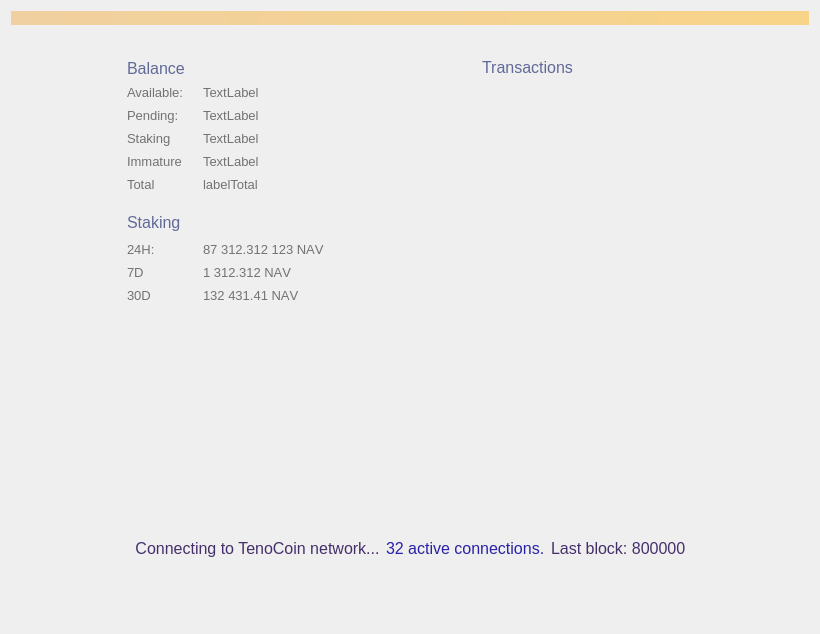
<?xml version="1.0" encoding="UTF-8"?>
<ui version="4.0">
 <class>OverviewPage</class>
 <widget class="QWidget" name="OverviewPage">
  <property name="geometry">
   <rect>
    <x>0</x>
    <y>0</y>
    <width>820</width>
    <height>634</height>
   </rect>
  </property>
  <property name="sizePolicy">
   <sizepolicy hsizetype="MinimumExpanding" vsizetype="MinimumExpanding">
    <horstretch>0</horstretch>
    <verstretch>0</verstretch>
   </sizepolicy>
  </property>
  <property name="maximumSize">
   <size>
    <width>16777215</width>
    <height>16777215</height>
   </size>
  </property>
  <property name="windowTitle">
   <string>Form</string>
  </property>
  <property name="styleSheet">
   <string notr="true"/>
  </property>
  <layout class="QVBoxLayout" name="topLayout">
   <item>
    <widget class="QLabel" name="labelAlerts">
     <property name="visible">
      <bool>false</bool>
     </property>
     <property name="styleSheet">
      <string notr="true">background-color: qlineargradient(x1: 0, y1: 0, x2: 1, y2: 0, stop:0 #F0D0A0, stop:1 #F8D488); color:#000000;</string>
     </property>
     <property name="wordWrap">
      <bool>true</bool>
     </property>
     <property name="margin">
      <number>3</number>
     </property>
    </widget>
   </item>
   <item>
    <spacer name="verticalSpacer">
     <property name="orientation">
      <enum>Qt::Vertical</enum>
     </property>
     <property name="sizeType">
      <enum>QSizePolicy::Fixed</enum>
     </property>
     <property name="sizeHint" stdset="0">
      <size>
       <width>20</width>
       <height>20</height>
      </size>
     </property>
    </spacer>
   </item>
   <item>
    <layout class="QHBoxLayout" name="horizontalLayout_2">
     <property name="sizeConstraint">
      <enum>QLayout::SetMinimumSize</enum>
     </property>
     <item>
      <spacer name="horizontalSpacer">
       <property name="orientation">
        <enum>Qt::Horizontal</enum>
       </property>
       <property name="sizeType">
        <enum>QSizePolicy::Fixed</enum>
       </property>
       <property name="sizeHint" stdset="0">
        <size>
         <width>100</width>
         <height>20</height>
        </size>
       </property>
      </spacer>
     </item>
     <item>
      <layout class="QVBoxLayout" name="verticalLayout_2">
       <property name="sizeConstraint">
        <enum>QLayout::SetNoConstraint</enum>
       </property>
       <property name="leftMargin">
        <number>16</number>
       </property>
       <property name="topMargin">
        <number>7</number>
       </property>
       <property name="rightMargin">
        <number>16</number>
       </property>
       <property name="bottomMargin">
        <number>16</number>
       </property>
       <item>
        <layout class="QHBoxLayout" name="horizontalLayout_3">
         <property name="spacing">
          <number>0</number>
         </property>
         <item>
          <widget class="QLabel" name="label_4">
           <property name="sizePolicy">
            <sizepolicy hsizetype="Minimum" vsizetype="Preferred">
             <horstretch>0</horstretch>
             <verstretch>0</verstretch>
            </sizepolicy>
           </property>
           <property name="font">
            <font>
             <pointsize>-1</pointsize>
            </font>
           </property>
           <property name="styleSheet">
            <string notr="true">color: #616998; text-transform: uppercase; font-size: 16px</string>
           </property>
           <property name="text">
            <string>Balance</string>
           </property>
          </widget>
         </item>
         <item>
          <spacer name="horizontalSpacer_11">
           <property name="orientation">
            <enum>Qt::Horizontal</enum>
           </property>
           <property name="sizeType">
            <enum>QSizePolicy::Maximum</enum>
           </property>
           <property name="sizeHint" stdset="0">
            <size>
             <width>10</width>
             <height>20</height>
            </size>
           </property>
          </spacer>
         </item>
         <item>
          <widget class="QPushButton" name="labelWalletStatus">
           <property name="maximumSize">
            <size>
             <width>22</width>
             <height>22</height>
            </size>
           </property>
           <property name="baseSize">
            <size>
             <width>22</width>
             <height>22</height>
            </size>
           </property>
           <property name="styleSheet">
            <string notr="true">border: 0</string>
           </property>
           <property name="text">
            <string/>
           </property>
           <property name="flat">
            <bool>true</bool>
           </property>
          </widget>
         </item>
         <item>
          <spacer name="horizontalSpacer_10">
           <property name="orientation">
            <enum>Qt::Horizontal</enum>
           </property>
           <property name="sizeHint" stdset="0">
            <size>
             <width>40</width>
             <height>20</height>
            </size>
           </property>
          </spacer>
         </item>
        </layout>
       </item>
       <item>
        <layout class="QHBoxLayout" name="horizontalLayout_4">
         <item>
          <layout class="QFormLayout" name="formLayout">
           <property name="sizeConstraint">
            <enum>QLayout::SetNoConstraint</enum>
           </property>
           <property name="labelAlignment">
            <set>Qt::AlignLeading|Qt::AlignLeft|Qt::AlignVCenter</set>
           </property>
           <property name="verticalSpacing">
            <number>-1</number>
           </property>
           <item row="0" column="0">
            <widget class="QLabel" name="label_5">
             <property name="sizePolicy">
              <sizepolicy hsizetype="Minimum" vsizetype="Preferred">
               <horstretch>0</horstretch>
               <verstretch>0</verstretch>
              </sizepolicy>
             </property>
             <property name="minimumSize">
              <size>
               <width>70</width>
               <height>17</height>
              </size>
             </property>
             <property name="maximumSize">
              <size>
               <width>70</width>
               <height>17</height>
              </size>
             </property>
             <property name="font">
              <font>
               <pointsize>10</pointsize>
               <weight>50</weight>
               <bold>false</bold>
               <stylestrategy>PreferAntialias</stylestrategy>
              </font>
             </property>
             <property name="styleSheet">
              <string notr="true">color: #727272</string>
             </property>
             <property name="text">
              <string>Available:</string>
             </property>
             <property name="alignment">
              <set>Qt::AlignLeading|Qt::AlignLeft|Qt::AlignVCenter</set>
             </property>
            </widget>
           </item>
           <item row="0" column="1">
            <widget class="QLabel" name="labelBalance">
             <property name="font">
              <font>
               <pointsize>10</pointsize>
               <weight>50</weight>
               <bold>false</bold>
               <stylestrategy>PreferAntialias</stylestrategy>
              </font>
             </property>
             <property name="styleSheet">
              <string notr="true">color: #727272</string>
             </property>
             <property name="text">
              <string>TextLabel</string>
             </property>
             <property name="alignment">
              <set>Qt::AlignLeading|Qt::AlignLeft|Qt::AlignVCenter</set>
             </property>
            </widget>
           </item>
           <item row="1" column="0">
            <widget class="QLabel" name="label_7">
             <property name="sizePolicy">
              <sizepolicy hsizetype="Minimum" vsizetype="Preferred">
               <horstretch>0</horstretch>
               <verstretch>0</verstretch>
              </sizepolicy>
             </property>
             <property name="minimumSize">
              <size>
               <width>70</width>
               <height>17</height>
              </size>
             </property>
             <property name="maximumSize">
              <size>
               <width>70</width>
               <height>17</height>
              </size>
             </property>
             <property name="font">
              <font>
               <pointsize>10</pointsize>
               <weight>50</weight>
               <bold>false</bold>
               <stylestrategy>PreferAntialias</stylestrategy>
              </font>
             </property>
             <property name="styleSheet">
              <string notr="true">color: #727272</string>
             </property>
             <property name="text">
              <string>Pending:</string>
             </property>
             <property name="alignment">
              <set>Qt::AlignLeading|Qt::AlignLeft|Qt::AlignVCenter</set>
             </property>
            </widget>
           </item>
           <item row="1" column="1">
            <widget class="QLabel" name="labelUnconfirmed">
             <property name="font">
              <font>
               <pointsize>10</pointsize>
               <weight>50</weight>
               <bold>false</bold>
               <stylestrategy>PreferAntialias</stylestrategy>
              </font>
             </property>
             <property name="styleSheet">
              <string notr="true">color: #727272</string>
             </property>
             <property name="text">
              <string>TextLabel</string>
             </property>
             <property name="alignment">
              <set>Qt::AlignLeading|Qt::AlignLeft|Qt::AlignVCenter</set>
             </property>
            </widget>
           </item>
           <item row="3" column="0">
            <widget class="QLabel" name="labelImmatureText">
             <property name="sizePolicy">
              <sizepolicy hsizetype="Minimum" vsizetype="Preferred">
               <horstretch>0</horstretch>
               <verstretch>0</verstretch>
              </sizepolicy>
             </property>
             <property name="minimumSize">
              <size>
               <width>70</width>
               <height>17</height>
              </size>
             </property>
             <property name="maximumSize">
              <size>
               <width>70</width>
               <height>17</height>
              </size>
             </property>
             <property name="font">
              <font>
               <pointsize>10</pointsize>
               <weight>50</weight>
               <bold>false</bold>
               <stylestrategy>PreferAntialias</stylestrategy>
              </font>
             </property>
             <property name="styleSheet">
              <string notr="true">color: #727272</string>
             </property>
             <property name="text">
              <string>Immature</string>
             </property>
             <property name="alignment">
              <set>Qt::AlignLeading|Qt::AlignLeft|Qt::AlignVCenter</set>
             </property>
            </widget>
           </item>
           <item row="3" column="1">
            <widget class="QLabel" name="labelImmature">
             <property name="font">
              <font>
               <pointsize>10</pointsize>
               <weight>50</weight>
               <bold>false</bold>
               <stylestrategy>PreferAntialias</stylestrategy>
              </font>
             </property>
             <property name="styleSheet">
              <string notr="true">color: #727272</string>
             </property>
             <property name="text">
              <string>TextLabel</string>
             </property>
             <property name="alignment">
              <set>Qt::AlignLeading|Qt::AlignLeft|Qt::AlignVCenter</set>
             </property>
            </widget>
           </item>
           <item row="4" column="0">
            <widget class="QLabel" name="label_8">
             <property name="sizePolicy">
              <sizepolicy hsizetype="Minimum" vsizetype="Preferred">
               <horstretch>0</horstretch>
               <verstretch>0</verstretch>
              </sizepolicy>
             </property>
             <property name="minimumSize">
              <size>
               <width>70</width>
               <height>17</height>
              </size>
             </property>
             <property name="maximumSize">
              <size>
               <width>70</width>
               <height>17</height>
              </size>
             </property>
             <property name="font">
              <font>
               <pointsize>10</pointsize>
               <weight>50</weight>
               <bold>false</bold>
               <stylestrategy>PreferAntialias</stylestrategy>
              </font>
             </property>
             <property name="styleSheet">
              <string notr="true">color: #727272</string>
             </property>
             <property name="text">
              <string>Total</string>
             </property>
             <property name="alignment">
              <set>Qt::AlignLeading|Qt::AlignLeft|Qt::AlignVCenter</set>
             </property>
            </widget>
           </item>
           <item row="4" column="1">
            <widget class="QLabel" name="labelTotal">
             <property name="font">
              <font>
               <pointsize>10</pointsize>
               <weight>50</weight>
               <bold>false</bold>
               <stylestrategy>PreferAntialias</stylestrategy>
              </font>
             </property>
             <property name="styleSheet">
              <string notr="true">color: #727272</string>
             </property>
             <property name="text">
              <string>labelTotal</string>
             </property>
             <property name="alignment">
              <set>Qt::AlignLeading|Qt::AlignLeft|Qt::AlignVCenter</set>
             </property>
            </widget>
           </item>
           <item row="2" column="1">
            <widget class="QLabel" name="labelStaking">
             <property name="font">
              <font>
               <pointsize>10</pointsize>
               <weight>50</weight>
               <bold>false</bold>
               <stylestrategy>PreferAntialias</stylestrategy>
              </font>
             </property>
             <property name="styleSheet">
              <string notr="true">color: #727272</string>
             </property>
             <property name="text">
              <string>TextLabel</string>
             </property>
             <property name="alignment">
              <set>Qt::AlignLeading|Qt::AlignLeft|Qt::AlignVCenter</set>
             </property>
            </widget>
           </item>
           <item row="2" column="0">
            <widget class="QLabel" name="labelStakingText">
             <property name="sizePolicy">
              <sizepolicy hsizetype="Minimum" vsizetype="Preferred">
               <horstretch>0</horstretch>
               <verstretch>0</verstretch>
              </sizepolicy>
             </property>
             <property name="minimumSize">
              <size>
               <width>70</width>
               <height>17</height>
              </size>
             </property>
             <property name="maximumSize">
              <size>
               <width>70</width>
               <height>17</height>
              </size>
             </property>
             <property name="font">
              <font>
               <pointsize>10</pointsize>
               <weight>50</weight>
               <bold>false</bold>
               <stylestrategy>PreferAntialias</stylestrategy>
              </font>
             </property>
             <property name="styleSheet">
              <string notr="true">color: #727272</string>
             </property>
             <property name="text">
              <string>Staking</string>
             </property>
             <property name="alignment">
              <set>Qt::AlignLeading|Qt::AlignLeft|Qt::AlignVCenter</set>
             </property>
            </widget>
           </item>
          </layout>
         </item>
         <item>
          <spacer name="horizontalSpacer_4">
           <property name="orientation">
            <enum>Qt::Horizontal</enum>
           </property>
           <property name="sizeHint" stdset="0">
            <size>
             <width>40</width>
             <height>20</height>
            </size>
           </property>
          </spacer>
         </item>
        </layout>
       </item>
       <item>
        <spacer name="verticalSpacer_5">
         <property name="orientation">
          <enum>Qt::Vertical</enum>
         </property>
         <property name="sizeType">
          <enum>QSizePolicy::Maximum</enum>
         </property>
         <property name="sizeHint" stdset="0">
          <size>
           <width>20</width>
           <height>10</height>
          </size>
         </property>
        </spacer>
       </item>
       <item>
        <layout class="QHBoxLayout" name="horizontalLayout_7">
         <property name="spacing">
          <number>0</number>
         </property>
         <item>
          <widget class="QLabel" name="label_11">
           <property name="font">
            <font>
             <pointsize>-1</pointsize>
            </font>
           </property>
           <property name="styleSheet">
            <string notr="true">color: #616998; text-transform: uppercase; font-size: 16px</string>
           </property>
           <property name="text">
            <string>Staking</string>
           </property>
           <property name="alignment">
            <set>Qt::AlignLeading|Qt::AlignLeft|Qt::AlignVCenter</set>
           </property>
          </widget>
         </item>
         <item>
          <spacer name="horizontalSpacer_8">
           <property name="orientation">
            <enum>Qt::Horizontal</enum>
           </property>
           <property name="sizeType">
            <enum>QSizePolicy::Maximum</enum>
           </property>
           <property name="sizeHint" stdset="0">
            <size>
             <width>10</width>
             <height>20</height>
            </size>
           </property>
          </spacer>
         </item>
         <item>
          <widget class="QPushButton" name="unlockStakingButton">
           <property name="minimumSize">
            <size>
             <width>26</width>
             <height>26</height>
            </size>
           </property>
           <property name="maximumSize">
            <size>
             <width>26</width>
             <height>26</height>
            </size>
           </property>
           <property name="styleSheet">
            <string notr="true">border: 0</string>
           </property>
           <property name="text">
            <string/>
           </property>
          </widget>
         </item>
         <item>
          <spacer name="horizontalSpacer_9">
           <property name="orientation">
            <enum>Qt::Horizontal</enum>
           </property>
           <property name="sizeHint" stdset="0">
            <size>
             <width>40</width>
             <height>20</height>
            </size>
           </property>
          </spacer>
         </item>
        </layout>
       </item>
       <item>
        <layout class="QHBoxLayout" name="horizontalLayout_6">
         <item>
          <layout class="QFormLayout" name="formLayout_2">
           <property name="labelAlignment">
            <set>Qt::AlignLeading|Qt::AlignLeft|Qt::AlignVCenter</set>
           </property>
           <item row="1" column="0">
            <widget class="QLabel" name="label_10">
             <property name="sizePolicy">
              <sizepolicy hsizetype="Minimum" vsizetype="Preferred">
               <horstretch>0</horstretch>
               <verstretch>0</verstretch>
              </sizepolicy>
             </property>
             <property name="minimumSize">
              <size>
               <width>70</width>
               <height>17</height>
              </size>
             </property>
             <property name="maximumSize">
              <size>
               <width>70</width>
               <height>17</height>
              </size>
             </property>
             <property name="font">
              <font>
               <pointsize>10</pointsize>
               <weight>50</weight>
               <bold>false</bold>
               <stylestrategy>PreferAntialias</stylestrategy>
              </font>
             </property>
             <property name="styleSheet">
              <string notr="true">color: #727272</string>
             </property>
             <property name="text">
              <string>24H:</string>
             </property>
             <property name="alignment">
              <set>Qt::AlignLeading|Qt::AlignLeft|Qt::AlignVCenter</set>
             </property>
            </widget>
           </item>
           <item row="1" column="1">
            <widget class="QLabel" name="label24hStakingStats">
             <property name="font">
              <font>
               <pointsize>10</pointsize>
               <weight>50</weight>
               <bold>false</bold>
               <stylestrategy>PreferAntialias</stylestrategy>
               <kerning>false</kerning>
              </font>
             </property>
             <property name="styleSheet">
              <string notr="true">color: #727272</string>
             </property>
             <property name="text">
              <string>87 312.312 123 NAV</string>
             </property>
             <property name="alignment">
              <set>Qt::AlignLeading|Qt::AlignLeft|Qt::AlignVCenter</set>
             </property>
            </widget>
           </item>
           <item row="2" column="0">
            <widget class="QLabel" name="label_13">
             <property name="sizePolicy">
              <sizepolicy hsizetype="Minimum" vsizetype="Preferred">
               <horstretch>0</horstretch>
               <verstretch>0</verstretch>
              </sizepolicy>
             </property>
             <property name="minimumSize">
              <size>
               <width>70</width>
               <height>17</height>
              </size>
             </property>
             <property name="maximumSize">
              <size>
               <width>70</width>
               <height>17</height>
              </size>
             </property>
             <property name="font">
              <font>
               <pointsize>10</pointsize>
               <weight>50</weight>
               <bold>false</bold>
               <stylestrategy>PreferAntialias</stylestrategy>
               <kerning>false</kerning>
              </font>
             </property>
             <property name="styleSheet">
              <string notr="true">color: #727272</string>
             </property>
             <property name="text">
              <string>7D</string>
             </property>
             <property name="alignment">
              <set>Qt::AlignLeading|Qt::AlignLeft|Qt::AlignVCenter</set>
             </property>
            </widget>
           </item>
           <item row="2" column="1">
            <widget class="QLabel" name="label7dStakingStats">
             <property name="font">
              <font>
               <pointsize>10</pointsize>
               <weight>50</weight>
               <bold>false</bold>
               <stylestrategy>PreferAntialias</stylestrategy>
               <kerning>false</kerning>
              </font>
             </property>
             <property name="styleSheet">
              <string notr="true">color: #727272</string>
             </property>
             <property name="text">
              <string>1 312.312 NAV</string>
             </property>
             <property name="alignment">
              <set>Qt::AlignLeading|Qt::AlignLeft|Qt::AlignVCenter</set>
             </property>
            </widget>
           </item>
           <item row="3" column="0">
            <widget class="QLabel" name="label_14">
             <property name="sizePolicy">
              <sizepolicy hsizetype="Minimum" vsizetype="Preferred">
               <horstretch>0</horstretch>
               <verstretch>0</verstretch>
              </sizepolicy>
             </property>
             <property name="minimumSize">
              <size>
               <width>70</width>
               <height>17</height>
              </size>
             </property>
             <property name="maximumSize">
              <size>
               <width>70</width>
               <height>17</height>
              </size>
             </property>
             <property name="font">
              <font>
               <pointsize>10</pointsize>
               <weight>50</weight>
               <bold>false</bold>
               <stylestrategy>PreferAntialias</stylestrategy>
               <kerning>false</kerning>
              </font>
             </property>
             <property name="styleSheet">
              <string notr="true">color: #727272</string>
             </property>
             <property name="text">
              <string>30D</string>
             </property>
             <property name="alignment">
              <set>Qt::AlignLeading|Qt::AlignLeft|Qt::AlignVCenter</set>
             </property>
            </widget>
           </item>
           <item row="3" column="1">
            <widget class="QLabel" name="label30dStakingStats">
             <property name="font">
              <font>
               <pointsize>10</pointsize>
               <weight>50</weight>
               <bold>false</bold>
               <stylestrategy>PreferAntialias</stylestrategy>
               <kerning>false</kerning>
              </font>
             </property>
             <property name="styleSheet">
              <string notr="true">color: #727272</string>
             </property>
             <property name="text">
              <string>132 431.41 NAV</string>
             </property>
             <property name="alignment">
              <set>Qt::AlignLeading|Qt::AlignLeft|Qt::AlignVCenter</set>
             </property>
            </widget>
           </item>
          </layout>
         </item>
         <item>
          <spacer name="horizontalSpacer_7">
           <property name="orientation">
            <enum>Qt::Horizontal</enum>
           </property>
           <property name="sizeHint" stdset="0">
            <size>
             <width>40</width>
             <height>20</height>
            </size>
           </property>
          </spacer>
         </item>
        </layout>
       </item>
       <item>
        <widget class="QLabel" name="stakingStatusLabel">
         <property name="sizePolicy">
          <sizepolicy hsizetype="Expanding" vsizetype="Preferred">
           <horstretch>0</horstretch>
           <verstretch>0</verstretch>
          </sizepolicy>
         </property>
         <property name="minimumSize">
          <size>
           <width>235</width>
           <height>0</height>
          </size>
         </property>
         <property name="maximumSize">
          <size>
           <width>235</width>
           <height>16777215</height>
          </size>
         </property>
         <property name="styleSheet">
          <string notr="true">color: #616998;  font-size: 13px; margin-top:6px</string>
         </property>
         <property name="text">
          <string/>
         </property>
         <property name="wordWrap">
          <bool>true</bool>
         </property>
        </widget>
       </item>
       <item>
        <widget class="QLabel" name="votingStatusLabel">
         <property name="sizePolicy">
          <sizepolicy hsizetype="Expanding" vsizetype="Preferred">
           <horstretch>0</horstretch>
           <verstretch>0</verstretch>
          </sizepolicy>
         </property>
         <property name="minimumSize">
          <size>
           <width>235</width>
           <height>0</height>
          </size>
         </property>
         <property name="maximumSize">
          <size>
           <width>235</width>
           <height>16777215</height>
          </size>
         </property>
         <property name="styleSheet">
          <string notr="true">color: #616998;  font-size: 13px; margin-top:6px</string>
         </property>
         <property name="text">
          <string/>
         </property>
         <property name="wordWrap">
          <bool>true</bool>
         </property>
        </widget>
       </item>
       <item>
        <spacer name="verticalSpacer_4">
         <property name="orientation">
          <enum>Qt::Vertical</enum>
         </property>
         <property name="sizeHint" stdset="0">
          <size>
           <width>20</width>
           <height>40</height>
          </size>
         </property>
        </spacer>
       </item>
      </layout>
     </item>
     <item>
      <spacer name="horizontalSpacer_2">
       <property name="orientation">
        <enum>Qt::Horizontal</enum>
       </property>
       <property name="sizeType">
        <enum>QSizePolicy::Fixed</enum>
       </property>
       <property name="sizeHint" stdset="0">
        <size>
         <width>80</width>
         <height>20</height>
        </size>
       </property>
      </spacer>
     </item>
     <item>
      <layout class="QVBoxLayout" name="verticalLayout_3">
       <property name="leftMargin">
        <number>16</number>
       </property>
       <property name="topMargin">
        <number>7</number>
       </property>
       <property name="rightMargin">
        <number>16</number>
       </property>
       <property name="bottomMargin">
        <number>16</number>
       </property>
       <item>
        <layout class="QVBoxLayout" name="verticalLayout_4">
         <item>
          <layout class="QHBoxLayout" name="horizontalLayout_5">
           <item>
            <widget class="QLabel" name="label_12">
             <property name="sizePolicy">
              <sizepolicy hsizetype="Preferred" vsizetype="Maximum">
               <horstretch>0</horstretch>
               <verstretch>0</verstretch>
              </sizepolicy>
             </property>
             <property name="maximumSize">
              <size>
               <width>16777215</width>
               <height>19</height>
              </size>
             </property>
             <property name="font">
              <font>
               <pointsize>-1</pointsize>
              </font>
             </property>
             <property name="styleSheet">
              <string notr="true">color: #616998; text-transform: uppercase; font-size: 16px;</string>
             </property>
             <property name="text">
              <string>Transactions</string>
             </property>
            </widget>
           </item>
           <item>
            <spacer name="horizontalSpacer_12">
             <property name="orientation">
              <enum>Qt::Horizontal</enum>
             </property>
             <property name="sizeHint" stdset="0">
              <size>
               <width>40</width>
               <height>20</height>
              </size>
             </property>
            </spacer>
           </item>
          </layout>
         </item>
         <item>
          <spacer name="verticalSpacer_6">
           <property name="orientation">
            <enum>Qt::Vertical</enum>
           </property>
           <property name="sizeType">
            <enum>QSizePolicy::Maximum</enum>
           </property>
           <property name="sizeHint" stdset="0">
            <size>
             <width>20</width>
             <height>4</height>
            </size>
           </property>
          </spacer>
         </item>
         <item>
          <widget class="ListView" name="listTransactions" native="true">
           <property name="styleSheet">
            <string notr="true">background: transparent;border:0</string>
           </property>
          </widget>
         </item>
        </layout>
       </item>
      </layout>
     </item>
     <item>
      <spacer name="horizontalSpacer_3">
       <property name="orientation">
        <enum>Qt::Horizontal</enum>
       </property>
       <property name="sizeType">
        <enum>QSizePolicy::Fixed</enum>
       </property>
       <property name="sizeHint" stdset="0">
        <size>
         <width>100</width>
         <height>20</height>
        </size>
       </property>
      </spacer>
     </item>
    </layout>
   </item>
   <item>
    <layout class="QHBoxLayout" name="horizontalLayout">
     <property name="sizeConstraint">
      <enum>QLayout::SetMinimumSize</enum>
     </property>
     <item>
      <spacer name="horizontalSpacer_5">
       <property name="orientation">
        <enum>Qt::Horizontal</enum>
       </property>
       <property name="sizeHint" stdset="0">
        <size>
         <width>40</width>
         <height>20</height>
        </size>
       </property>
      </spacer>
     </item>
     <item>
      <widget class="QLabel" name="statusTitle">
       <property name="sizePolicy">
        <sizepolicy hsizetype="Minimum" vsizetype="Preferred">
         <horstretch>0</horstretch>
         <verstretch>0</verstretch>
        </sizepolicy>
       </property>
       <property name="minimumSize">
        <size>
         <width>0</width>
         <height>60</height>
        </size>
       </property>
       <property name="font">
        <font>
         <pointsize>12</pointsize>
        </font>
       </property>
       <property name="styleSheet">
        <string notr="true">color: #452f6a</string>
       </property>
       <property name="text">
        <string>Connecting to TenoCoin network...</string>
       </property>
       <property name="alignment">
        <set>Qt::AlignCenter</set>
       </property>
      </widget>
     </item>
     <item>
      <widget class="QLabel" name="statusTitleConnections">
       <property name="sizePolicy">
        <sizepolicy hsizetype="Minimum" vsizetype="Preferred">
         <horstretch>0</horstretch>
         <verstretch>0</verstretch>
        </sizepolicy>
       </property>
       <property name="font">
        <font>
         <pointsize>12</pointsize>
        </font>
       </property>
       <property name="visible">
        <bool>false</bool>
       </property>
       <property name="styleSheet">
        <string notr="true">color: #2922a8</string>
       </property>
       <property name="text">
        <string>32 active connections.</string>
       </property>
      </widget>
     </item>
     <item>
      <widget class="QLabel" name="statusTitleBlocks">
       <property name="sizePolicy">
        <sizepolicy hsizetype="Minimum" vsizetype="Preferred">
         <horstretch>0</horstretch>
         <verstretch>0</verstretch>
        </sizepolicy>
       </property>
       <property name="font">
        <font>
         <pointsize>12</pointsize>
        </font>
       </property>
       <property name="visible">
        <bool>false</bool>
       </property>
       <property name="styleSheet">
        <string notr="true">color: #452f6a</string>
       </property>
       <property name="text">
        <string>Last block: 800000</string>
       </property>
      </widget>
     </item>
     <item>
      <spacer name="horizontalSpacer_6">
       <property name="orientation">
        <enum>Qt::Horizontal</enum>
       </property>
       <property name="sizeHint" stdset="0">
        <size>
         <width>40</width>
         <height>20</height>
        </size>
       </property>
      </spacer>
     </item>
    </layout>
   </item>
   <item>
    <spacer name="verticalSpacer_3">
     <property name="orientation">
      <enum>Qt::Vertical</enum>
     </property>
     <property name="sizeType">
      <enum>QSizePolicy::Fixed</enum>
     </property>
     <property name="sizeHint" stdset="0">
      <size>
       <width>20</width>
       <height>45</height>
      </size>
     </property>
    </spacer>
   </item>
  </layout>
 </widget>
 <customwidgets>
  <customwidget>
   <class>ListView</class>
   <extends>QWidget</extends>
   <header>listview.h</header>
  </customwidget>
 </customwidgets>
 <resources/>
 <connections/>
</ui>
